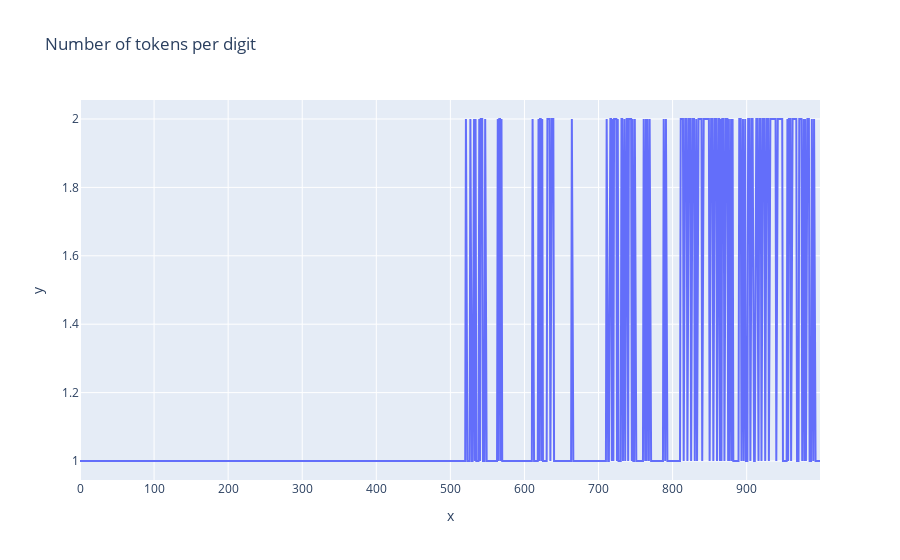

The code cell stored with this chart in its notebook:
### Code cell
num_tokens_per_digit = [len(model.to_str_tokens(str(i), prepend_bos=False)) for i in range(1000)]
line(num_tokens_per_digit, title="Number of tokens per digit")

### Figure 1 — Plotly figure (JSON) as saved in the notebook; plotly's stock layout.template omitted (floating-point values rounded to 4 significant figures; data arrays with more than 128 entries replaced by an {"elided": "..."} marker saying what was removed)
{"data": [{"hovertemplate": "x=%{x}<br>y=%{y}<extra></extra>", "legendgroup": "", "line": {"color": "#636efa", "dash": "solid"}, "marker": {"symbol": "circle"}, "mode": "lines", "name": "", "orientation": "v", "showlegend": false, "type": "scatter", "x": {"elided": "1000 int values"}, "xaxis": "x", "y": {"elided": "1000 int values"}, "yaxis": "y"}], "layout": {"autosize": true, "legend": {"tracegroupgap": 0}, "title": {"text": "Number of tokens per digit"}, "xaxis": {"anchor": "y", "autorange": true, "domain": [0, 1], "range": [0, 999], "title": {"text": "x"}, "type": "linear"}, "yaxis": {"anchor": "x", "autorange": true, "domain": [0, 1], "range": [0.9444, 2.056], "title": {"text": "y"}, "type": "linear"}}}
